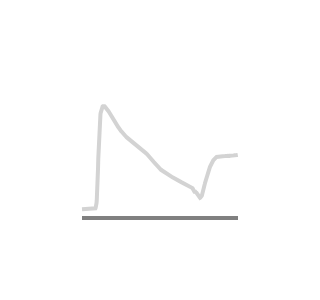

Notebook code for this chart:
### Code cell
### Concepts

import plotly.express as px
import plotly.graph_objects as go
import numpy as np
import math
from scipy import stats
import plotly.figure_factory as ff

np.random.gumbel(loc=0.0, scale=1.0, size=(1,719))

r = stats.gumbel_r(loc = 2.5, scale = 1).rvs(size=1000000)

fig = go.Figure()

color = ["#E1462C", "#0059A0", "#5F3893", "#FF8777","#0A2C6E", "#CEDEEB"]

# fig.add_traces(go.Scatter(y = np.histogram(r, bins=500)[0], x=np.histogram(r, bins=500)[1],marker_color=color[5],line=dict(width=5)))
# fig.add_shape(type='line',
#                 x0=np.min(np.histogram(r, bins=100)[1]),
#                 y0=-1800,
#                 x1=np.max(np.histogram(r, bins=100)[1]),
#                 y1=-1800,
#                 line=dict(color='grey',width=7),
#                 xref='x',
#                 yref='y'
# )

fig.add_traces(go.Scatter(y=x[1],marker_color="lightgrey",line=dict(width=4)))

fig.add_shape(type='line',
                x0=0,
                y0=-2,
                x1=719,
                y1=-2,
                line=dict(color='grey',width=4),
                xref='x',
                yref='y'
)

fig.update_layout(
    template="plotly_white",
    height=300,
    width=300,
    showlegend=False,
    
)

fig.update_yaxes(title=None, showticklabels=False, showgrid = False, zeroline= False)
fig.update_xaxes(title=None, showticklabels=False, showgrid = False, zeroline= False)

fig.write_image("xai/images/pce/1D/concepts.png", scale=2)

fig.show()

### Figure 1 — Plotly figure (JSON) as saved in the notebook; plotly's stock layout.template omitted (floating-point values rounded to 4 significant figures; data arrays with more than 128 entries replaced by an {"elided": "..."} marker saying what was removed)
{"data": [{"line": {"width": 4}, "marker": {"color": "lightgrey"}, "type": "scatter", "y": {"elided": "719 float values"}}], "layout": {"height": 300, "shapes": [{"line": {"color": "grey", "width": 4}, "type": "line", "x0": 0, "x1": 719, "xref": "x", "y0": -2, "y1": -2, "yref": "y"}], "showlegend": false, "width": 300, "xaxis": {"showgrid": false, "showticklabels": false, "title": {}, "zeroline": false}, "yaxis": {"showgrid": false, "showticklabels": false, "title": {}, "zeroline": false}}}
